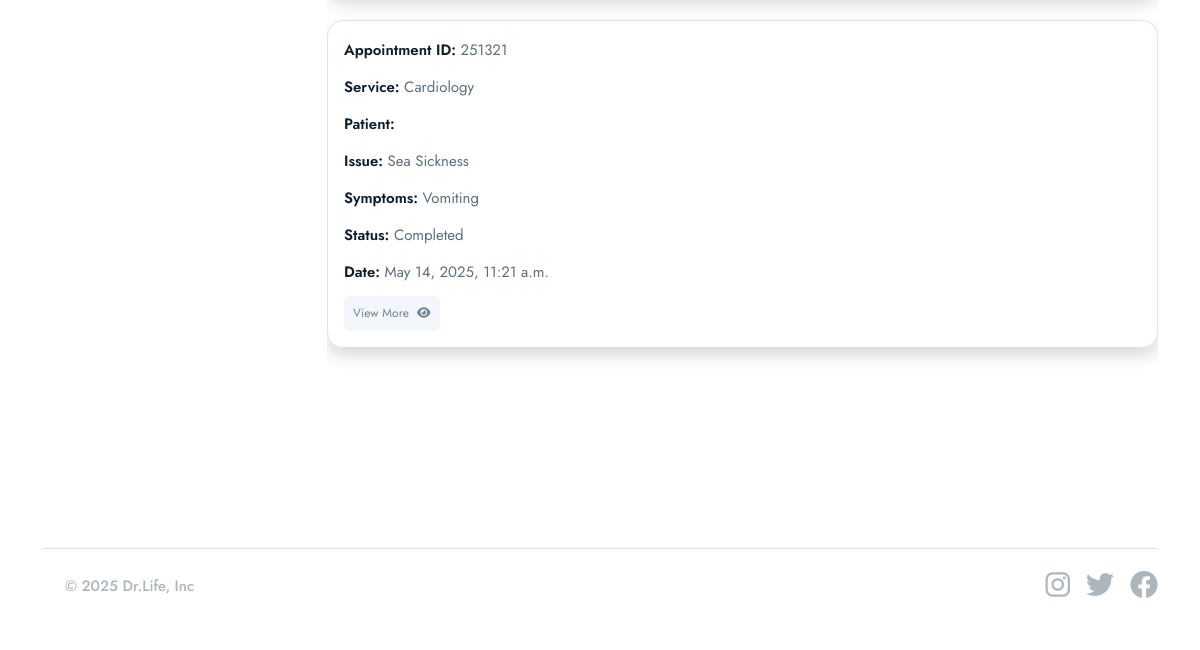
Page /doctor/appointments/ (signed in, lower part) on the earlier database version.
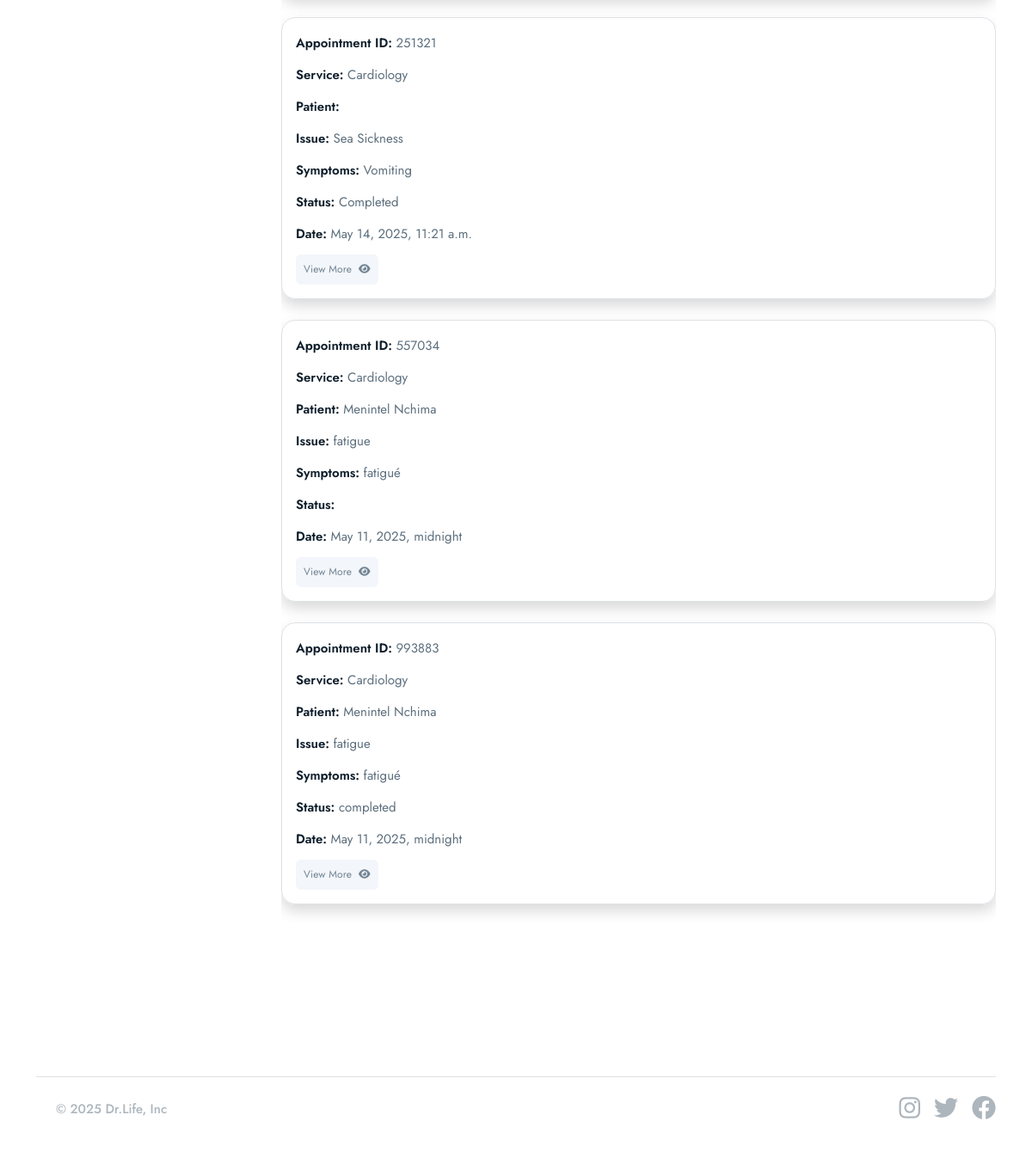
Same page on the later database version.
### base/models.py (models this page shows, shortened)
class Appointment(models.Model):
    STATUS = [
        ('Scheduled','Scheduled'),
        ('Completed','Completed'),
        ('Pending','Pending'),
        ('Cancelled','Cancelled'),
    ]
    service = models.ForeignKey(Service, on_delete=models.SET_NULL, null=True, blank=True, related_name='service_app')
    doctor = models.ForeignKey(doctor_models.Doctor, on_delete=models.SET_NULL, null=True, blank=True, related_name='service_app')
    patient = models.ForeignKey(patient_models.Patient, on_delete=models.SET_NULL, null=True, blank=True, related_name='service_app')
    appointment_date = models.DateTimeField(null=True, blank=True)
    issues = models.TextField(blank=True, null=True)
    symptoms = models.TextField(blank=True, null=True)
    appointment_id = ShortUUIDField(length=6, max_length=10, alphabet="1234567890")
    status = models.CharField(max_length=120, choices=STATUS)

class Service(models.Model):
    image = models.ImageField(upload_to="images", null=True, blank=True)
    name = models.CharField(max_length=255)
    description = models.TextField(blank=True, null=True)
    cost = models.DecimalField(max_digits=10, decimal_places=2)
    available_doctors = models.ManyToManyField(doctor_models.Doctor, blank=True)

### patient/models.py (models this page shows, shortened)
class Patient(models.Model):
    user = models.OneToOneField(userauths_models.User, on_delete=models.CASCADE)
    image = models.ImageField(upload_to="images", null=True, blank=True)
    mobile = models.CharField(max_length=15, null=True, blank=True,)
    email = models.EmailField(max_length=100)
    address = models.CharField(max_length=100, null=True, blank=True)
    gender = models.CharField(max_length=10, choices=GENDER_CHOICES)
    dob = models.DateField()

### userauths/models.py (models this page shows, shortened)
class User(AbstractUser):
    email = models.EmailField(unique=True)
    username = models.CharField(null=True, blank=True)
    user_type = models.CharField(max_length=50, choices=USER_TYPE, null=True, default=None)
    USERNAME_FIELD = "email"
    REQUIRED_FIELDS = ['username']

### doctor/views.py (the view)
# urls.py: path("appointments/", views.appointments, name='appointments'),
@login_required
def appointments(request):
    doctor = doctor_models.Doctor.objects.get(user=request.user)
    appointments = base_models.Appointment.objects.filter(doctor=doctor)
    context  = {
        'appointments': appointments,
    }
    return render(request, 'doctor/appointments.html', context)

### templates/doctor/appointments.html (shortened to what this page needs)
{% extends "partials/base.html" %}
{% block content %}
    <section class="pt-5 pb-5">
    <div class="container">
        <div class="row mt-0 mt-md-4">
          {% include 'doctor/sidebar.html' %}
            <div class="col-lg-9 col-md-8 col-12">
                <div class="card mb-4">
                    {% for a in appointments %}
                        <div class="shadow border p-3 mb-4 rounded-4">
                            <a href="{% url 'doctor:appointment_detail' a.appointment_id %}" class="text-decoration-none text-dark">
                                <p><span class="fw-semibold text-dark">Appointment ID:</span> {{a.appointment_id}} </p>
                                <p><span class="fw-semibold text-dark">Service:</span> {{a.service.name}} </p>
                                <p><span class="fw-semibold text-dark">Patient:</span> {{a.patient.user.first_name}} {{a.patient.user.last_name}}</p>
                                <p><span class="fw-semibold text-dark">Issue:</span> {{a.issues}} </p>
                                <p><span class="fw-semibold text-dark">Symptoms:</span> {{a.symptoms}} </p>
                                <p><span class="fw-semibold text-dark">Status:</span> {{a.status}} </p>
                                <p><span class="fw-semibold text-dark">Date:</span> {{a.appointment_date}} </p>
                                <button class="btn btn-secondary btn-sm">View More <i class="fas fa-eye ms-2"></i></button>
                            </a>
                        </div>
                    {% endfor %}
                </div>
            </div>
        </div>
    </div>
</section>
{% endblock content %}

Differences in the rows shown:
added Appointment: appointment_id "557034", service.name "Cardiology", patient.user.first_name "Menintel", patient.user.last_name "Nchima", issues "fatigue", symptoms "fatigué", appointment_date "May 11, 2025, midnight"
added Appointment: appointment_id "993883", service.name "Cardiology", patient.user.first_name "Menintel", patient.user.last_name "Nchima", issues "fatigue", symptoms "fatigué", status "completed", appointment_date "May 11, 2025, midnight"
